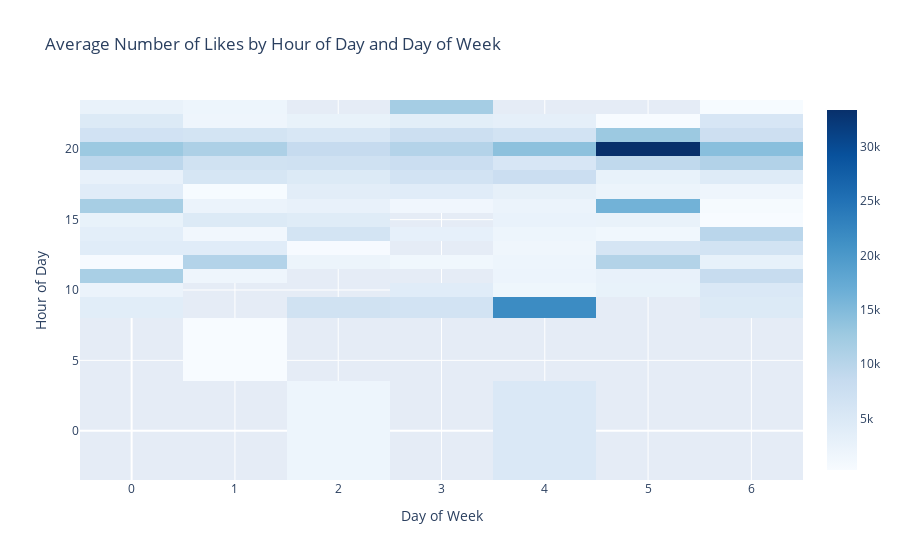

The code cell stored with this chart in its notebook:
### Code cell
df['upload_time'] = pd.to_datetime(df['upload_time'])
df['hour'] = df['upload_time'].dt.hour
df['day_of_week'] = df['upload_time'].dt.dayofweek

heatmap_data = df.pivot_table(index='hour', columns='day_of_week', values='num_likes', aggfunc=np.mean)

fig = go.Figure()

fig.add_trace(go.Heatmap(
    z=heatmap_data.values,
    x=heatmap_data.columns,
    y=heatmap_data.index,
    colorscale='Blues'
))

fig.update_layout(
    title='Average Number of Likes by Hour of Day and Day of Week',
    xaxis_title='Day of Week',
    yaxis_title='Hour of Day'
)

fig.show()

### Figure 1 — Plotly figure (JSON) as saved in the notebook; plotly's stock layout.template omitted (floating-point values rounded to 4 significant figures)
{"data": [{"colorscale": [[0, "rgb(247,251,255)"], [0.125, "rgb(222,235,247)"], [0.25, "rgb(198,219,239)"], [0.375, "rgb(158,202,225)"], [0.5, "rgb(107,174,214)"], [0.625, "rgb(66,146,198)"], [0.75, "rgb(33,113,181)"], [0.875, "rgb(8,81,156)"], [1, "rgb(8,48,107)"]], "type": "heatmap", "x": [0, 1, 2, 3, 4, 5, 6], "y": [0, 7, 9, 10, 11, 12, 13, 14, 15, 16, 17, 18, 19, 20, 21, 22, 23], "z": [[null, null, 1871, null, 5098, null, null], [null, 292.3, null, null, null, null, null], [3883, null, 6859, 6461, 21782, null, 4758], [2320.0, null, null, 4076.0, 1690.0, 2728, 5086.0], [11510.0, 1715, null, null, 2032, 2787.0, 8389.0], [416.8, 10472, 2102, 1422, 1867, 10520.0, 2968.0], [4114.0, 4135, 487.5, null, 1593, 5912, 6435], [3587, 1326.0, 6341.0, 3083, 1906.0, 1368, 9774.0], [2689, 4787, 4213, null, 2577, 2638.0, 278], [11740.0, 2239.0, 2743.0, 1486.0, 2242.0, 16302, 622.8], [4056.0, 368, 3822.0, 4105.0, 3127.0, 2166.0, 1834.0], [2799.0, 5791.0, 4732.0, 6408.0, 7769.0, 2711, 4489.0], [9469.0, 6810.0, 6984.0, 7759.0, 5684.0, 9163.0, 10660.0], [12830.0, 11140.0, 8494.0, 10420.0, 14040.0, 33380.0, 14380.0], [6616.0, 6350.0, 5532, 7568.0, 6531.0, 12827, 7396.0], [4753.0, 1829.0, 2682.0, 3714.0, 3316.0, 302.5, 5648.0], [2662, 1877, null, 11930.0, null, null, 365]]}], "layout": {"title": {"text": "Average Number of Likes by Hour of Day and Day of Week"}, "xaxis": {"title": {"text": "Day of Week"}}, "yaxis": {"title": {"text": "Hour of Day"}}}}
